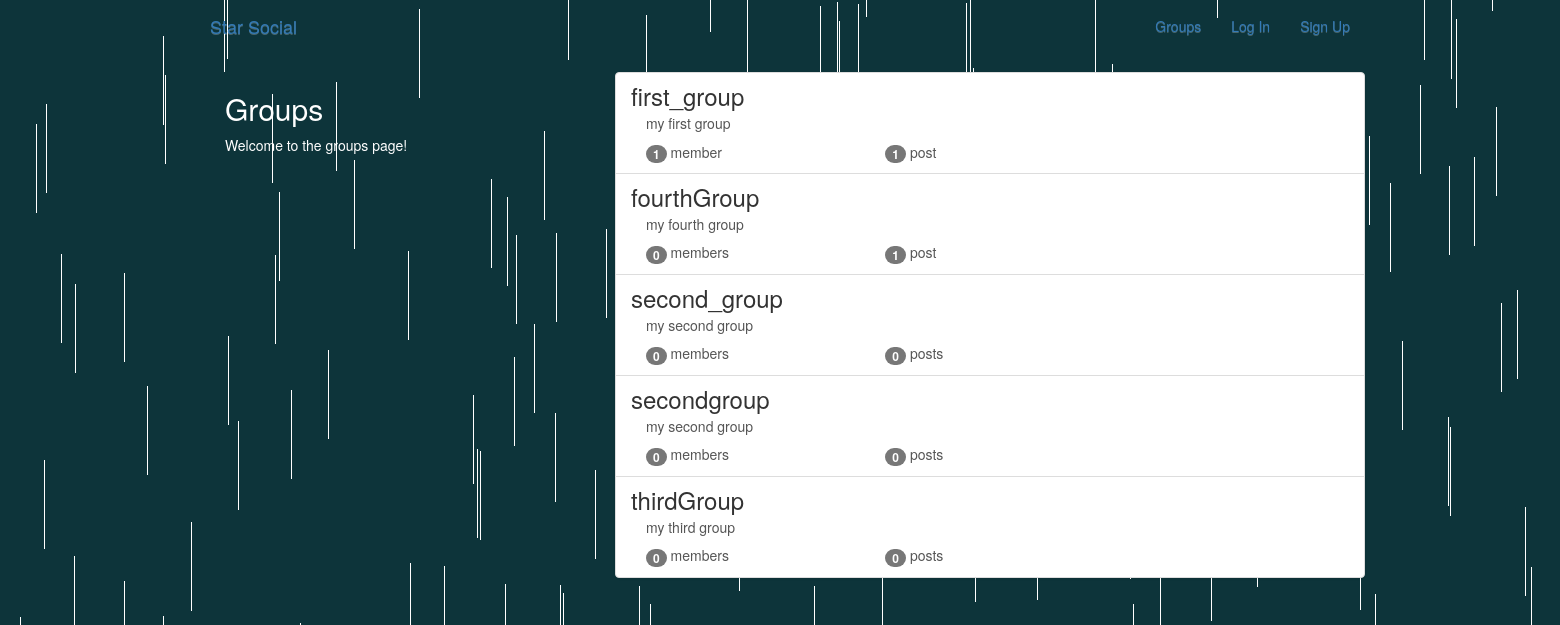
The app's page /groups/ with its own data.
### groups/models.py (models this page shows, shortened)
class Group(models.Model):
    name=models.CharField(max_length=255,unique=True)
    slug=models.SlugField(allow_unicode=True,unique=True)
    description=models.TextField(blank=True,default='')
    description_html=models.TextField(editable=False,default='',blank=True)
    members=models.ManyToManyField(User,through='GroupMember')
    class Meta:
        ordering=['name']

### groups/views.py (the view)
# urls.py: path('',views.ListGroups.as_view(),name='all'),
class ListGroups(generic.ListView):
    model=Group

### groups/templates/groups/group_list.html (shortened to what this page needs)
{% extends "groups/group_base.html" %}
{% block pregroup %}
  <div class="col-md-4">
    <div class="content">
      <h2>Groups</h2>
      <p>Welcome to the groups page!</p>
    </div>
  </div>
{% endblock  %}
{% block group_content %}
  <div class="col-md-8">
    <div class="list-group">
      {% for group in object_list  %}
        <a class='list-group-item' href="{% url 'group:single' slug=group.slug %}">
        <h3 class='title list-group-item-heading'>{{group.name}}</h3>
        <div class="list-group-item-text container-fluid">
          {{group.description_html|safe}}
            <div class="row">
              <div class="col-md-4">
                <span class='badge'>{{group.members.count}}</span>
                member{{group.members.count|pluralize}}
              </div>
              <div class="col-md-4">
                <span class='badge'>{{group.posts.count}}</span>
                post{{group.posts.count|pluralize}}
              </div>
            </div>
        </div>
        </a>
      {% endfor %}
    </div>
  </div>
{% endblock  %}

### groups/templates/groups/group_base.html (shortened to what this page needs)
{% extends "base.html" %}
{% block content %}
<div class="container">
  <div class="row">
    {% block pregroup %}{% endblock  %}
    {% block group_content %}{% endblock  %}
  </div>
</div>
{% endblock %}

### templates/base.html (shortened to what this page needs)
<!DOCTYPE html>
{% load staticfiles %}
<html lang="en" dir="ltr">
  <head>
    <link rel="stylesheet" href="https://maxcdn.bootstrapcdn.com/bootstrap/3.3.7/css/bootstrap.min.css">
    <link rel="stylesheet" href="https://maxcdn.bootstrapcdn.com/bootstrap/3.3.7/css/bootstrap-theme.min.css">
    <link rel="stylesheet" href="{% static 'SocialMediaProject/css/master.css' %}">
  </head>
  <body onload="createRain()">
    <nav class='navbar mynav' role='navigation' id='navbar'>
      <div class="container">
        <a class='navbar-brand mynav' href="{% url 'home' %}">Star Social</a>
        <ul class='nav navbar-nav navbar-right'>
          {% if user.is_authenticated %}
          <li><a href="{% url 'posts:create' %}">Post</a></li>
          <li><a href="{% url 'groups:all' %}">Groups</a></li>
          <li><a href="{% url 'groups:create' %}">Create Group</a></li>
          <li><a href="{% url 'accounts:logout' %}">Log Out</a></li>
          {% else %}
          <li><a href="{% url 'groups:all' %}">Groups</a></li>
          <li><a href="{% url 'accounts:login' %}">Log In</a></li>
          <li><a href="{% url 'accounts:signup' %}">Sign Up</a></li>
          {% endif %}
        </ul>
      </div>
    </nav>
    <div class="container mycontent">
      {% block content %}
      {% endblock %}
    </div>
  </body>
</html>

### static/SocialMediaProject/css/master.css (style rules this page uses)
html { height: 100%; width:100%; }
body { background: #0D343A; background:-webkit-gradient(linear, 0% 0%, 0%, 100%, from(rgba(13,52,58,1)), to (#000000)); background:-moz-linear-gradient(top, rgba(13,52,58,1) 0%, rgba(0,0,0,1) 100%); overflow: hidden; color:white; }

### records on screen
Group: name "first_group", description_html "my first group", members.count "1", posts.count "1"
Group: name "fourthGroup", description_html "my fourth group", members.count "0", posts.count "1"
Group: name "second_group", description_html "my second group", members.count "0", posts.count "0"
Group: name "secondgroup", description_html "my second group", members.count "0", posts.count "0"
Group: name "thirdGroup", description_html "my third group", members.count "0", posts.count "0"
